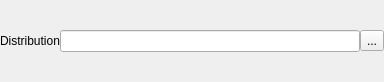
<?xml version="1.0" encoding="UTF-8"?>
<ui version="4.0">
 <class>Form</class>
 <widget class="QWidget" name="Form">
  <property name="geometry">
   <rect>
    <x>0</x>
    <y>0</y>
    <width>384</width>
    <height>82</height>
   </rect>
  </property>
  <property name="windowTitle">
   <string>Form</string>
  </property>
  <layout class="QGridLayout" name="gridLayout">
   <property name="margin">
    <number>0</number>
   </property>
   <property name="spacing">
    <number>0</number>
   </property>
   <item row="1" column="0" colspan="3">
    <layout class="QVBoxLayout" name="verticalLayout">
     <property name="spacing">
      <number>0</number>
     </property>
    </layout>
   </item>
   <item row="0" column="0">
    <widget class="QLabel" name="label">
     <property name="sizePolicy">
      <sizepolicy hsizetype="Fixed" vsizetype="Preferred">
       <horstretch>0</horstretch>
       <verstretch>0</verstretch>
      </sizepolicy>
     </property>
     <property name="text">
      <string>Distribution</string>
     </property>
    </widget>
   </item>
   <item row="0" column="1">
    <widget class="QLineEdit" name="lineEdit">
     <property name="toolTip">
      <string>&lt;html&gt;&lt;head/&gt;&lt;body&gt;&lt;p&gt;The distirbution file shoudl be a two-column file. Here the first column is the distance in Ang. The second column is the frequency value. &lt;/p&gt;&lt;p&gt;The second column does not have to be normalized. The distributions are normalized internally.&lt;/p&gt;&lt;/body&gt;&lt;/html&gt;</string>
     </property>
     <property name="readOnly">
      <bool>true</bool>
     </property>
    </widget>
   </item>
   <item row="0" column="2">
    <widget class="QToolButton" name="toolButton">
     <property name="text">
      <string>...</string>
     </property>
    </widget>
   </item>
  </layout>
  <action name="actionOpen_distirbution">
   <property name="text">
    <string>Open distirbution</string>
   </property>
  </action>
 </widget>
 <resources/>
 <connections>
  <connection>
   <sender>toolButton</sender>
   <signal>clicked()</signal>
   <receiver>actionOpen_distirbution</receiver>
   <slot>trigger()</slot>
   <hints>
    <hint type="sourcelabel">
     <x>279</x>
     <y>9</y>
    </hint>
    <hint type="destinationlabel">
     <x>-1</x>
     <y>-1</y>
    </hint>
   </hints>
  </connection>
 </connections>
</ui>
